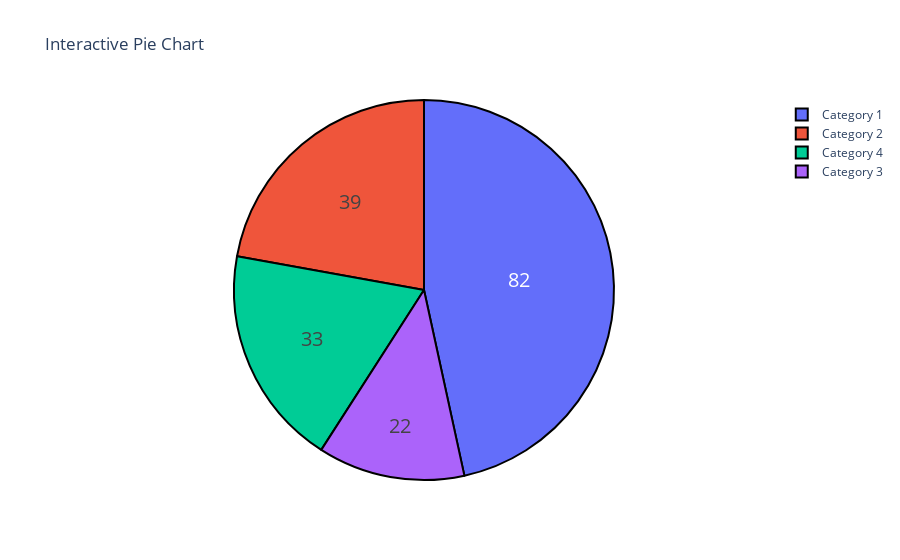

Notebook code for this chart:
### Markdown cell above
**Solution 21:**

### Code cell
import plotly.graph_objs as go

# Generate random data
labels = ['Category 1', 'Category 2', 'Category 3', 'Category 4']
values = np.random.randint(1, 100, size=len(labels))

# Create a Plotly pie chart trace
trace = go.Pie(labels=labels, values=values, hoverinfo='label+percent', textinfo='value', textfont=dict(size=20),
               marker=dict(line=dict(color='#000000', width=2)))

# Create a layout for the pie chart
layout = go.Layout(title='Interactive Pie Chart')

# Create a Plotly figure
fig = go.Figure(data=[trace], layout=layout)

# Display the plot
fig.show()

### Figure 1 — Plotly figure (JSON) as saved in the notebook; plotly's stock layout.template omitted (floating-point values rounded to 4 significant figures)
{"data": [{"hoverinfo": "label+percent", "labels": ["Category 1", "Category 2", "Category 3", "Category 4"], "marker": {"line": {"color": "#000000", "width": 2}}, "textfont": {"size": 20}, "textinfo": "value", "type": "pie", "values": [82, 39, 22, 33]}], "layout": {"title": {"text": "Interactive Pie Chart"}}}
